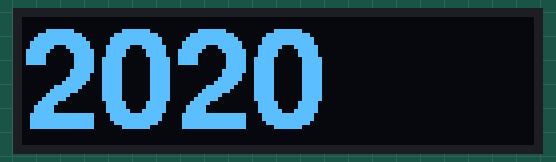
A sketch run on a simulated Arduino Uno, built with avr-gcc and run on an emulated ATmega328P. Parts: 128×32 one-colour display. The display library's start-up logo is not drawn; what the sketch prints to the serial monitor is not drawn.

Above: at 4.1 s.
At 8.2 s:
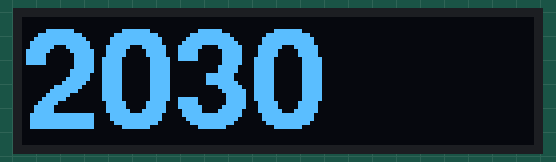
At 12.3 s:
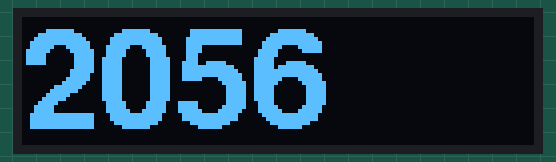
At 21.4 s:
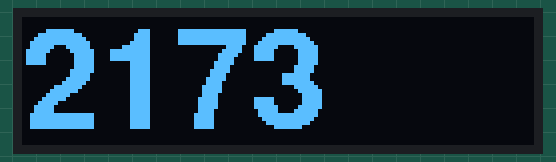
At 29.6 s:
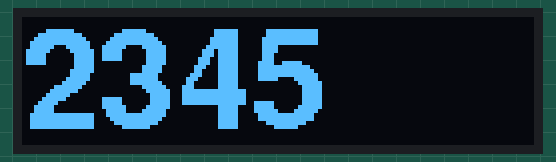
At 38.7 s:
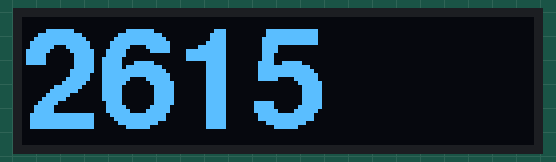

Measured:
- what the display in image 0 shows lasts 1.0 s, from 4.1 s to 5.1 s

The sketch:

sketch_may09b.ino
```cpp
#include <SPI.h>
#include <Wire.h>
#include <Adafruit_GFX.h>
#include <Adafruit_SSD1306.h>
#include <Fonts/FreeSansBold18pt7b.h>

#define SCREEN_WIDTH 128 // OLED display width, in pixels
#define SCREEN_HEIGHT 32 // OLED display height, in pixels

// Declaration for an SSD1306 display connected to I2C (SDA, SCL pins)
#define OLED_RESET     4 // Reset pin # (or -1 if sharing Arduino reset pin)
Adafruit_SSD1306 display(SCREEN_WIDTH, SCREEN_HEIGHT, &Wire, OLED_RESET);

void setup() {
  Serial.begin(9600);

  // SSD1306_SWITCHCAPVCC = generate display voltage from 3.3V internally
  if(!display.begin(SSD1306_SWITCHCAPVCC, 0x3C)) { // Address 0x3C for 128x32
    Serial.println(F("SSD1306 allocation failed"));
    for(;;); // Don't proceed, loop forever
  }

  // Show initial display buffer contents on the screen --
  // the library initializes this with an Adafruit splash screen.
  display.display();
  delay(2000); // Pause for 2 seconds

  // Clear the buffer
  display.clearDisplay();

  // Draw a single pixel in white
  display.drawPixel(10, 10, SSD1306_WHITE);

  // Show the display buffer on the screen. You MUST call display() after
  // drawing commands to make them visible on screen!
  display.display();
  delay(2000);
  // display.display() is NOT necessary after every single drawing command,
  // unless that's what you want...rather, you can batch up a bunch of
  // drawing operations and then update the screen all at once by calling
  // display.display(). These examples demonstrate both approaches...

  testdrawstyles();    // Draw 'stylized' characters

  // Invert and restore display, pausing in-between
  display.invertDisplay(true);
  delay(1000);
  display.invertDisplay(false);
  delay(1000);
}

void loop() {
}

void testdrawstyles(void) {


//  display.setTextColor(SSD1306_BLACK, SSD1306_WHITE); // Draw 'inverse' text
//  display.println(3.141592);

  int16_t x = 2020;
  int8_t i;
  for (i = 0; i < 100; i++) {
    display.clearDisplay();

    display.setFont(&FreeSansBold18pt7b);
    display.setTextSize(1);             // Normal 1:1 pixel scale
    display.setTextColor(SSD1306_WHITE);        // Draw white text
    display.setCursor(0,27);             // Start at top-left corner
//    display.println(F("Potentio Value:"));

//    display.setTextSize(2);             // Draw 2X-scale text
//    display.setTextColor(SSD1306_WHITE);
    x += i;
    display.println(x, DEC);
    Serial.println(x);
    display.display();
    delay(1000);
  }

  delay(2000);
}
```
